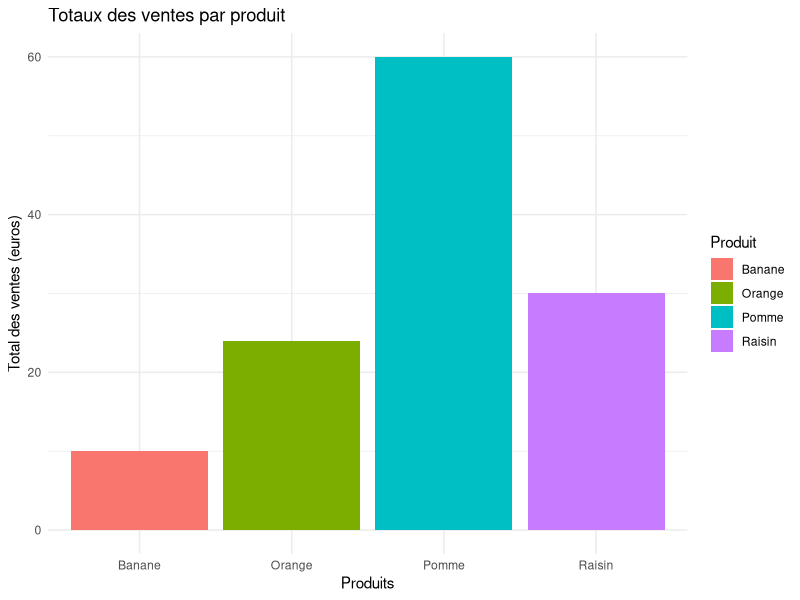

R code for this plot:
library(ggplot2)
ventes = data.frame(
  Produit = c("Pomme", "Orange", "Banane", "Raisin"),
  Quantite = c(50, 30, 20, 15),
  Prix = c(1.2, 0.8, 0.5, 2.0)
)

ventes$Total = ventes$Quantite * ventes$Prix

print(ventes)

ggplot(
  ventes,
  aes(x = Produit, y = Total)
) + geom_col(aes(fill = Produit)) + theme_minimal() + labs(title = "Totaux des ventes par produit",x = "Produits", y = "Total des ventes (euros)")
